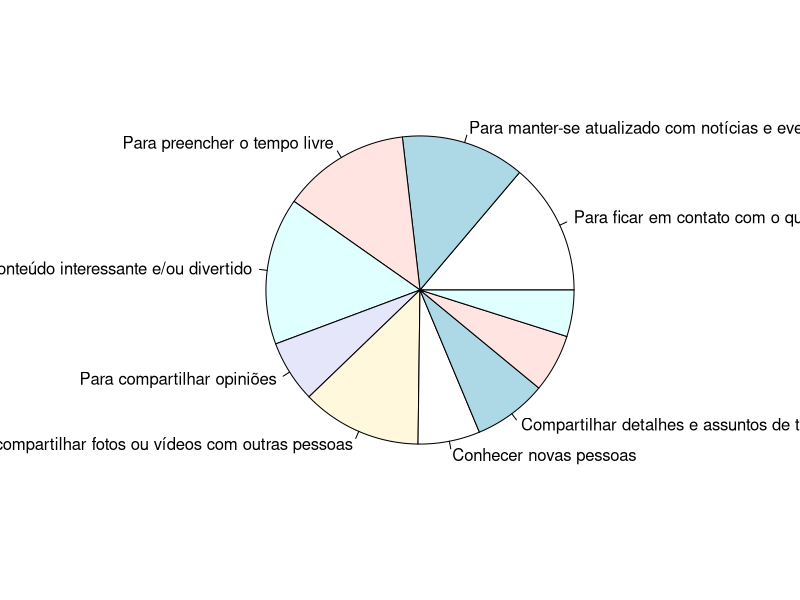

Source code (R):
## ---- chunk 1
if (!require(readxl)) install.packages('readxl')
library(readxl)

df <- read_excel("../dados/umses_alunos_2018.xlsx")
## ---- chunk 2
contato <- df[df$contato == 1,]
atualizado <- df[df$atualizado == 1,]
preencher <- df[df$preencher == 1,]
encontrar <- df[df$encontrar == 1,]
compopiniao <- df[df$compopiniao == 1,]
compfoto <- df[df$compfoto == 1,]
amigosja <- df[df$amigosja == 1,]
profnetwork <- df[df$profnetwork == 1,]
novaamizade <- df[df$novaamizade == 1,]
compdetalhe <- df[df$compdetalhe == 1,]
x<-c(table(contato$melhoraresul)[2], table(atualizado$melhoraresul)[2],
     table(preencher$melhoraresul)[2], table(encontrar$melhoraresul)[2],
     table(compopiniao$melhoraresul)[2], table(compfoto$melhoraresul)[2],
     table(amigosja$melhoraresul)[2], table(profnetwork$melhoraresul)[2],
     table(novaamizade$melhoraresul)[2], table(compdetalhe$melhoraresul)[2])
n<-c("Para ficar em contato com o que os amigos estão fazendo",
     "Para manter-se atualizado com notícias e eventos atuais",
     "Para preencher o tempo livre",
     "Para encontrar conteúdo interessante e/ou divertido",
     "Para compartilhar opiniões",
     "Para compartilhar fotos ou vídeos com outras pessoas",
     "Conhecer novas pessoas",
     "Compartilhar detalhes e assuntos de trabalho")
pie(x, labels = n)
